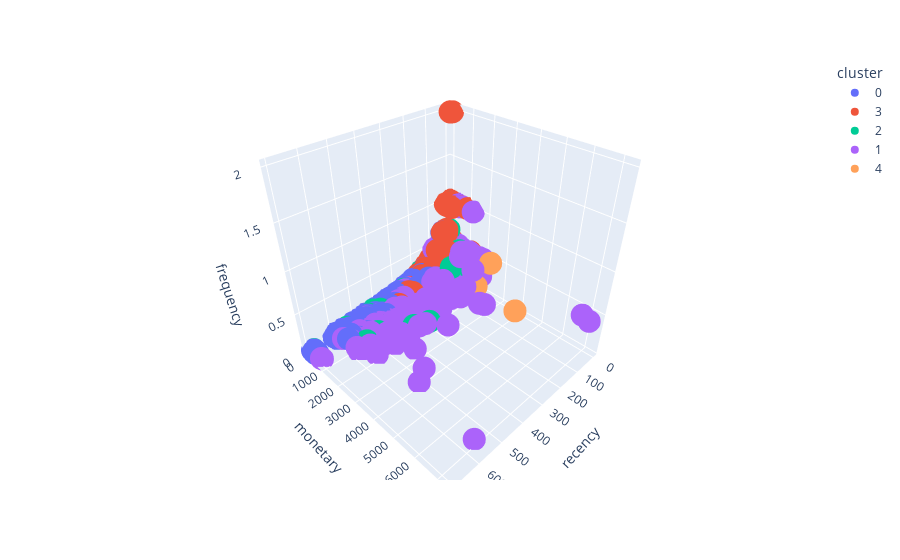

Here is the notebook cell this chart was saved with:
### Code cell
# cluster for value equals to -1 is noise
fig2 = px.scatter_3d(X, x="recency", y="monetary", z="frequency", color="cluster")
fig2.show()

### Figure 1 — Plotly figure (JSON) as saved in the notebook; plotly's stock layout.template omitted (floating-point values rounded to 4 significant figures; data arrays with more than 128 entries replaced by an {"elided": "..."} marker saying what was removed)
{"data": [{"hovertemplate": "cluster=0<br>recency=%{x}<br>monetary=%{y}<br>frequency=%{z}<extra></extra>", "legendgroup": "0", "marker": {"color": "#636efa", "symbol": "circle"}, "mode": "markers", "name": "0", "scene": "scene", "showlegend": true, "x": {"elided": "9569 float values"}, "y": {"elided": "9569 float values"}, "z": {"elided": "9569 float values"}, "type": "scatter3d"}, {"hovertemplate": "cluster=3<br>recency=%{x}<br>monetary=%{y}<br>frequency=%{z}<extra></extra>", "legendgroup": "3", "marker": {"color": "#EF553B", "symbol": "circle"}, "mode": "markers", "name": "3", "scene": "scene", "showlegend": true, "x": {"elided": "5971 float values"}, "y": {"elided": "5971 float values"}, "z": {"elided": "5971 float values"}, "type": "scatter3d"}, {"hovertemplate": "cluster=2<br>recency=%{x}<br>monetary=%{y}<br>frequency=%{z}<extra></extra>", "legendgroup": "2", "marker": {"color": "#00cc96", "symbol": "circle"}, "mode": "markers", "name": "2", "scene": "scene", "showlegend": true, "x": {"elided": "611 float values"}, "y": {"elided": "611 float values"}, "z": {"elided": "611 float values"}, "type": "scatter3d"}, {"hovertemplate": "cluster=1<br>recency=%{x}<br>monetary=%{y}<br>frequency=%{z}<extra></extra>", "legendgroup": "1", "marker": {"color": "#ab63fa", "symbol": "circle"}, "mode": "markers", "name": "1", "scene": "scene", "showlegend": true, "x": {"elided": "1474 float values"}, "y": {"elided": "1474 float values"}, "z": {"elided": "1474 float values"}, "type": "scatter3d"}, {"hovertemplate": "cluster=4<br>recency=%{x}<br>monetary=%{y}<br>frequency=%{z}<extra></extra>", "legendgroup": "4", "marker": {"color": "#FFA15A", "symbol": "circle"}, "mode": "markers", "name": "4", "scene": "scene", "showlegend": true, "x": [21.0, 81.0, 90.0], "y": [2513.0, 2334.0, 4446.0], "z": [0.5, 0.25, 0.25], "type": "scatter3d"}], "layout": {"scene": {"domain": {"x": [0.0, 1.0], "y": [0.0, 1.0]}, "xaxis": {"title": {"text": "recency"}}, "yaxis": {"title": {"text": "monetary"}}, "zaxis": {"title": {"text": "frequency"}}}, "legend": {"title": {"text": "cluster"}, "tracegroupgap": 0}, "margin": {"t": 60}}}
